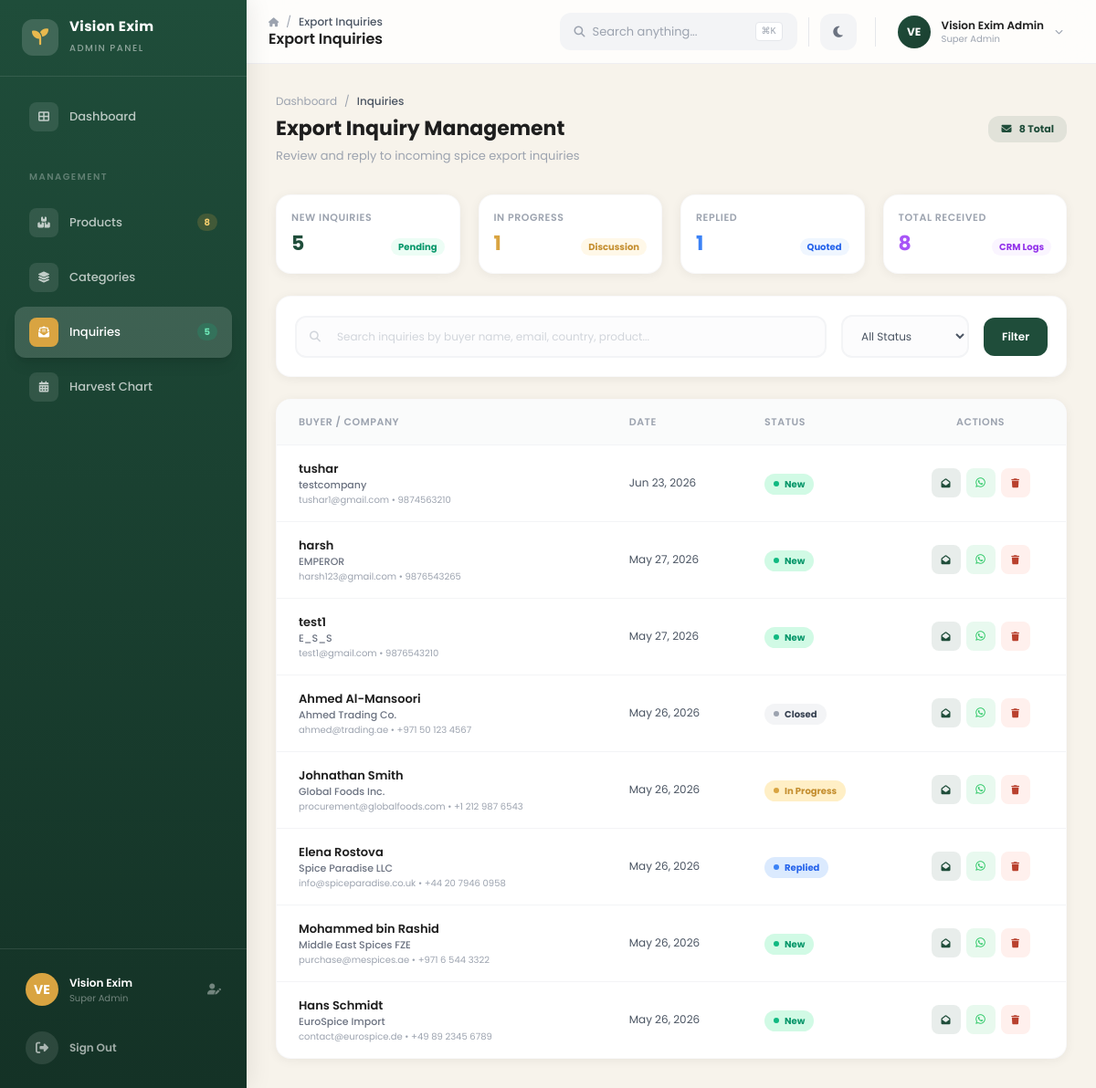
The app's page /admin/modules/inquiries/list.php (signed in) with its own data.
### tables this page shows
CREATE TABLE IF NOT EXISTS `inquiries` (
  `id` int(11) NOT NULL,
  `company_name` varchar(150) NOT NULL,
  `contact_name` varchar(100) DEFAULT NULL,
  `email` varchar(100) NOT NULL,
  `phone` varchar(30) DEFAULT NULL,
  `country_flag` varchar(10) DEFAULT NULL,
  `country_name` varchar(100) DEFAULT NULL,
  `city` varchar(100) DEFAULT NULL,
  `requested_product` varchar(150) DEFAULT NULL,
  `quantity` varchar(50) DEFAULT NULL,
  `message` text,
  `source` varchar(30) NOT NULL DEFAULT 'website',
  `status` varchar(30) NOT NULL DEFAULT 'new',
  `internal_notes` text,
  `created_at` timestamp NOT NULL DEFAULT CURRENT_TIMESTAMP,
  `updated_at` timestamp NOT NULL DEFAULT CURRENT_TIMESTAMP ON UPDATE CURRENT_TIMESTAMP
);

### admin/modules/inquiries/list.php (the view, shortened to what this page needs)
<?php
include '../../includes/db.php';
$search = trim($_GET['search'] ?? '');
$new_count = 0;
if ($res = $conn->query("SELECT COUNT(*) as cnt FROM inquiries WHERE status = 'new'")) {
    $new_count = (int)$res->fetch_assoc()['cnt'];
}
$progress_count = 0;
if ($res = $conn->query("SELECT COUNT(*) as cnt FROM inquiries WHERE status = 'progress'")) {
    $progress_count = (int)$res->fetch_assoc()['cnt'];
}
$replied_count = 0;
if ($res = $conn->query("SELECT COUNT(*) as cnt FROM inquiries WHERE status = 'replied'")) {
    $replied_count = (int)$res->fetch_assoc()['cnt'];
}
$total_count = 0;
if ($res = $conn->query("SELECT COUNT(*) as cnt FROM inquiries")) {
    $total_count = (int)$res->fetch_assoc()['cnt'];
}
$sql = "SELECT * FROM inquiries WHERE 1=1";
$sql .= " ORDER BY created_at DESC";
$stmt = $conn->prepare($sql);
$stmt->execute();
$result = $stmt->get_result();
$inquiries_data = [];
while ($row = $result->fetch_assoc()) {
    $inquiries_data[] = $row;
}
include '../../includes/header.php';
include '../../includes/sidebar.php';
include '../../includes/navbar.php';
?>
<main class="lg:ml-[270px] pt-[70px] min-h-screen sidebar-transition">
    <div class="p-6 lg:p-8 page-content">
        <div class="flex flex-col sm:flex-row sm:items-center justify-between gap-4 mb-8">
            <div>
                <div class="flex items-center gap-2 text-[12px] text-gray-400 dark:text-slate-500 mb-1">
                    <a href="../../dashboard.php" class="hover:text-spice-green-600 transition-colors">Dashboard</a>
                    <span>/</span>
                    <span class="text-gray-600 dark:text-slate-400 font-medium">Inquiries</span>
                </div>
                <h1 class="text-[22px] font-bold text-spice-dark dark:text-white">Export Inquiry Management</h1>
                <p class="text-[13px] text-gray-400 dark:text-slate-500 mt-1">Review and reply to incoming spice export inquiries</p>
            </div>
            <div class="flex items-center gap-3">
                <span class="px-3.5 py-1.5 rounded-xl bg-spice-green-600/10 text-spice-green-600 dark:text-emerald-400 text-[11px] font-bold">
                    <i class="fas fa-envelope mr-1.5"></i> <?= $total_count ?> Total
                </span>
            </div>
        </div>
        <div class="grid grid-cols-2 md:grid-cols-4 gap-5 mb-6">
            <div class="bg-white dark:bg-slate-800 rounded-2xl p-4 border border-gray-100/50 dark:border-slate-700 shadow-card">
                <p class="text-gray-400 dark:text-slate-500 text-[11px] font-semibold uppercase tracking-wider">New Inquiries</p>
                <div class="flex items-baseline justify-between mt-1">
                    <span class="text-[22px] font-bold text-spice-green-600"><?= $new_count ?></span>
                    <span class="text-[10px] font-bold px-2 py-0.5 rounded-full bg-emerald-50 text-emerald-600 dark:bg-emerald-900/20 dark:text-emerald-400">Pending</span>
                </div>
            </div>
            <div class="bg-white dark:bg-slate-800 rounded-2xl p-4 border border-gray-100/50 dark:border-slate-700 shadow-card">
                <p class="text-gray-400 dark:text-slate-500 text-[11px] font-semibold uppercase tracking-wider">In Progress</p>
                <div class="flex items-baseline justify-between mt-1">
                    <span class="text-[22px] font-bold text-spice-turmeric-500"><?= $progress_count ?></span>
                    <span class="text-[10px] font-bold px-2 py-0.5 rounded-full bg-spice-turmeric-50 text-spice-turmeric-600 dark:bg-spice-turmeric-900/20 dark:text-spice-turmeric-400">Discussion</span>
                </div>
            </div>
            <div class="bg-white dark:bg-slate-800 rounded-2xl p-4 border border-gray-100/50 dark:border-slate-700 shadow-card">
                <p class="text-gray-400 dark:text-slate-500 text-[11px] font-semibold uppercase tracking-wider">Replied</p>
                <div class="flex items-baseline justify-between mt-1">
                    <span class="text-[22px] font-bold text-blue-500"><?= $replied_count ?></span>
                    <span class="text-[10px] font-bold px-2 py-0.5 rounded-full bg-blue-50 text-blue-600 dark:bg-blue-900/20 dark:text-blue-400">Quoted</span>
                </div>
            </div>
            <div class="bg-white dark:bg-slate-800 rounded-2xl p-4 border border-gray-100/50 dark:border-slate-700 shadow-card">
                <p class="text-gray-400 dark:text-slate-500 text-[11px] font-semibold uppercase tracking-wider">Total Received</p>
                <div class="flex items-baseline justify-between mt-1">
                    <span class="text-[22px] font-bold text-purple-500"><?= $total_count ?></span>
                    <span class="text-[10px] font-bold px-2 py-0.5 rounded-full bg-purple-50 text-purple-600 dark:bg-purple-900/20 dark:text-purple-400">CRM Logs</span>
                </div>
            </div>
        </div>
        <div class="bg-white dark:bg-slate-800 rounded-2xl shadow-card border border-gray-100/50 dark:border-slate-700 p-5 mb-6">
            <form method="GET" action="" class="flex flex-col lg:flex-row lg:items-center gap-4">
                <div class="flex-1">
                    <div class="relative">
                        <i class="fas fa-search absolute left-4 top-1/2 -translate-y-1/2 text-gray-300 dark:text-slate-500 text-xs"></i>
                        <input type="text" name="search" value="<?= htmlspecialchars($search) ?>" placeholder="Search inquiries by buyer name, email, country, product..."
                               class="w-full pl-11 pr-4 py-3 rounded-xl border-2 border-gray-100 dark:border-slate-700 bg-gray-50/50 dark:bg-slate-700/50 text-[12px] text-spice-dark dark:text-slate-200 placeholder-gray-300 dark:placeholder-slate-500 focus:border-spice-green-600 focus:bg-white dark:focus:bg-slate-700 focus:ring-4 focus:ring-spice-green-600/10 outline-none transition-all">
                    </div>
                </div>
                <select name="status" class="px-4 py-3 rounded-xl border-2 border-gray-100 dark:border-slate-700 bg-gray-50/50 dark:bg-slate-700/50 text-[12px] text-gray-600 dark:text-slate-300 outline-none focus:border-spice-green-600 cursor-pointer min-w-[140px]">
                    <option value="">All Status</option>
                </select>
                <button type="submit" class="px-5 py-3 rounded-xl bg-spice-green-600 hover:bg-spice-green-700 text-white text-[12px] font-semibold transition-colors">
                    Filter
                </button>
            </form>
        </div>
        <div class="bg-white dark:bg-slate-800 rounded-2xl shadow-card border border-gray-100/50 dark:border-slate-700 overflow-hidden">
            <?php if (empty($inquiries_data)): ?>
            <div class="text-center py-16">
                <div class="w-20 h-20 rounded-2xl bg-spice-green-600/10 flex items-center justify-center mx-auto mb-5">
                    <i class="fas fa-envelope-open-text text-3xl text-spice-green-600"></i>
                </div>
                <h3 class="text-[16px] font-bold text-spice-dark dark:text-white mb-2">No Inquiries Found</h3>
                <p class="text-[13px] text-gray-400 dark:text-slate-500 mb-4 max-w-md mx-auto">Export queries sent by global buyers will show up here. You can track response status and draft quotations.</p>
            </div>
            <?php else: ?>
            <div class="overflow-x-auto">
                <table class="w-full">
                    <thead>
                        <tr class="bg-gray-50/80 dark:bg-slate-700/50 border-b border-gray-100 dark:border-slate-700">
                            <th class="px-5 py-4 text-left text-[11px] font-semibold text-gray-400 dark:text-slate-500 uppercase tracking-wider ps-6">Buyer / Company</th>
                            <th class="px-5 py-4 text-left text-[11px] font-semibold text-gray-400 dark:text-slate-500 uppercase tracking-wider">Date</th>
                            <th class="px-5 py-4 text-left text-[11px] font-semibold text-gray-400 dark:text-slate-500 uppercase tracking-wider">Status</th>
                            <th class="px-5 py-4 text-center text-[11px] font-semibold text-gray-400 dark:text-slate-500 uppercase tracking-wider">Actions</th>
                        </tr>
                    </thead>
                    <tbody class="divide-y divide-gray-100 dark:divide-slate-700">
                        <?php foreach ($inquiries_data as $row):
                            $status_class = 'bg-gray-100 text-gray-700 dark:bg-slate-700 dark:text-slate-300';
                            if ($row['status'] === 'new') {
                                $status_class = 'bg-emerald-100 text-emerald-600 dark:bg-emerald-900/30 dark:text-emerald-400';
                            } elseif ($row['status'] === 'progress') {
                                $status_class = 'bg-spice-turmeric-100 text-spice-turmeric-600 dark:bg-spice-turmeric-900/30 dark:text-spice-turmeric-400';
                            } elseif ($row['status'] === 'replied') {
                                $status_class = 'bg-blue-100 text-blue-600 dark:bg-blue-900/30 dark:text-blue-400';
                            }
                        ?>
                        <tr class="hover:bg-gray-50/60 dark:hover:bg-slate-700/30 transition-colors" id="row-<?= $row['id'] ?>">
                            <td class="px-5 py-4 ps-6">
                                <div>
                                    <p class="text-[13px] font-semibold text-spice-dark dark:text-white">
                                        <?= htmlspecialchars(!empty($row['contact_name']) ? $row['contact_name'] : $row['company_name']) ?>
                                    </p>
                                    <?php if (!empty($row['company_name'])): ?>
                                    <p class="text-[11px] text-gray-500 dark:text-slate-400 font-medium"><?= htmlspecialchars($row['company_name']) ?></p>
                                    <?php endif; ?>
                                    <p class="text-[10px] text-gray-400 dark:text-slate-500"><?= htmlspecialchars($row['email']) ?><?= !empty($row['phone']) ? ' • ' . htmlspecialchars($row['phone']) : '' ?></p>
                                </div>
                            </td>
                            <td class="px-5 py-4 text-[12px] text-gray-600 dark:text-slate-400"><?= date('M d, Y', strtotime($row['created_at'])) ?></td>
                            <td class="px-5 py-4">
                                <span class="inline-flex items-center gap-1.5 px-2.5 py-1 rounded-full text-[10px] font-bold <?= $status_class ?>">
                                    <span class="w-1.5 h-1.5 rounded-full <?= $row['status'] === 'new' ? 'bg-emerald-500 animate-pulse' : ($row['status'] === 'progress' ? 'bg-spice-turmeric-500' : ($row['status'] === 'replied' ? 'bg-blue-500' : 'bg-gray-400')) ?>"></span>
                                    <?= ucfirst(htmlspecialchars($row['status'] === 'progress' ? 'In Progress' : $row['status'])) ?>
                                </span>
                            </td>
                            <td class="px-5 py-4">
                                <div class="flex items-center justify-center gap-1.5">
                                    <a href="view.php?id=<?= $row['id'] ?>" class="w-8 h-8 rounded-lg bg-spice-green-600/10 hover:bg-spice-green-600/20 flex items-center justify-center text-spice-green-600 dark:text-emerald-400 transition-colors" title="View & Reply">
                                        <i class="fas fa-envelope-open text-[10px]"></i>
                                    </a>
                                    <?php if (!empty($row['phone'])): ?>
                                    <a href="https://wa.me/<?= preg_replace('/[^0-9]/', '', $row['phone']) ?>" target="_blank" class="w-8 h-8 rounded-lg bg-green-500/10 hover:bg-green-500/20 flex items-center justify-center text-green-500 transition-colors" title="WhatsApp Chat">
                                        <i class="fab fa-whatsapp text-xs"></i>
                                    </a>
                                    <?php endif; ?>
                                    <button onclick="deleteInquiry(<?= $row['id'] ?>, '<?= htmlspecialchars(!empty($row['company_name']) ? $row['company_name'] : $row['contact_name'], ENT_QUOTES) ?>')" class="w-8 h-8 rounded-lg bg-spice-chili-50 dark:bg-spice-chili-900/20 flex items-center justify-center text-spice-chili-500 hover:bg-spice-chili-100 dark:hover:bg-spice-chili-900/40 transition-colors" title="Delete">
                                        <i class="fas fa-trash text-[10px]"></i>
                                    </button>
                                </div>
                            </td>
                        </tr>
                        <?php endforeach; ?>
                    </tbody>
                </table>
            </div>
            <?php endif; ?>
        </div>
    </div>
</main>
<?php include '../../includes/footer.php'; ?>

### admin/includes/header.php (style rules this page uses)
* { font-family: 'Poppins', sans-serif; }
.sidebar-transition { transition: all 0.3s cubic-bezier(0.4, 0, 0.2, 1); }
.page-content { animation: fadeInUp 0.4s ease-out; }

### records on screen
inquiries: contact_name "tushar", company_name "testcompany", email "tushar1@gmail.com", phone "9874563210", created_at "Jun 23, 2026", status "New"
inquiries: contact_name "harsh", company_name "EMPEROR", email "harsh123@gmail.com", phone "9876543265", created_at "May 27, 2026", status "New"
inquiries: contact_name "test1", company_name "E_S_S", email "test1@gmail.com", phone "9876543210", created_at "May 27, 2026", status "New"
inquiries: contact_name "Ahmed Al-Mansoori", company_name "Ahmed Trading Co.", email "ahmed@trading.ae", phone "+971 50 123 4567", created_at "May 26, 2026", status "Closed"
inquiries: contact_name "Johnathan Smith", company_name "Global Foods Inc.", email "procurement@globalfoods.com", phone "+1 212 987 6543", created_at "May 26, 2026", status "In Progress"
inquiries: contact_name "Elena Rostova", company_name "Spice Paradise LLC", email "info@spiceparadise.co.uk", phone "+44 20 7946 0958", created_at "May 26, 2026", status "Replied"
inquiries: contact_name "Mohammed bin Rashid", company_name "Middle East Spices FZE", email "purchase@mespices.ae", phone "+971 6 544 3322", created_at "May 26, 2026", status "New"
inquiries: contact_name "Hans Schmidt", company_name "EuroSpice Import", email "contact@eurospice.de", phone "+49 89 2345 6789", created_at "May 26, 2026", status "New"

### other values on screen
$_sidebar_products "8"
$_sidebar_inquiries "5"
$page_title "Export Inquiries"
substr($initials, 0, 2) "VE"
$admin_name "Vision Exim Admin"
$total_count "8"
$new_count "5"
$progress_count "1"
$replied_count "1"
